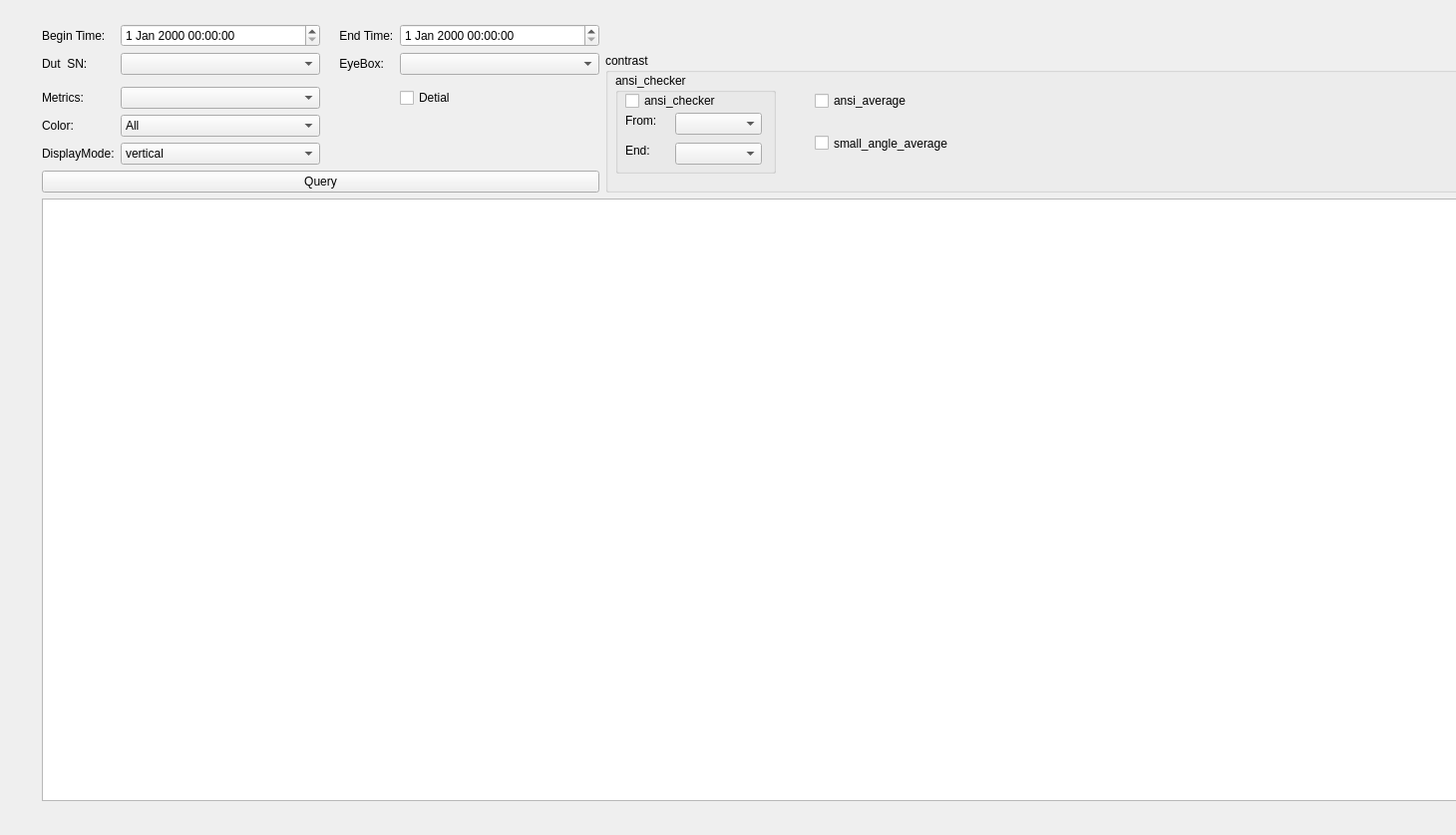
<?xml version="1.0" encoding="UTF-8"?>
<ui version="4.0">
 <class>HistoryDataWidgetClass</class>
 <widget class="QWidget" name="HistoryDataWidgetClass">
  <property name="geometry">
   <rect>
    <x>0</x>
    <y>0</y>
    <width>1460</width>
    <height>837</height>
   </rect>
  </property>
  <property name="windowTitle">
   <string>HistoryDataWidget</string>
  </property>
  <widget class="QWidget" name="layoutWidget">
   <property name="geometry">
    <rect>
     <x>30</x>
     <y>12</y>
     <width>1581</width>
     <height>811</height>
    </rect>
   </property>
   <layout class="QGridLayout" name="gridLayout">
    <property name="leftMargin">
     <number>12</number>
    </property>
    <property name="topMargin">
     <number>12</number>
    </property>
    <property name="rightMargin">
     <number>12</number>
    </property>
    <property name="bottomMargin">
     <number>20</number>
    </property>
    <item row="0" column="1">
     <widget class="QDateTimeEdit" name="dateTimeStart">
      <property name="minimumSize">
       <size>
        <width>200</width>
        <height>0</height>
       </size>
      </property>
      <property name="maximumSize">
       <size>
        <width>16777215</width>
        <height>30</height>
       </size>
      </property>
     </widget>
    </item>
    <item row="7" column="0" colspan="5">
     <widget class="QTableView" name="tableView">
      <attribute name="horizontalHeaderStretchLastSection">
       <bool>false</bool>
      </attribute>
      <attribute name="verticalHeaderStretchLastSection">
       <bool>false</bool>
      </attribute>
     </widget>
    </item>
    <item row="6" column="0" colspan="4">
     <widget class="QPushButton" name="query">
      <property name="text">
       <string>Query</string>
      </property>
     </widget>
    </item>
    <item row="0" column="3">
     <widget class="QDateTimeEdit" name="dateTimeEnd">
      <property name="minimumSize">
       <size>
        <width>200</width>
        <height>0</height>
       </size>
      </property>
      <property name="maximumSize">
       <size>
        <width>16777215</width>
        <height>30</height>
       </size>
      </property>
     </widget>
    </item>
    <item row="4" column="0">
     <widget class="QLabel" name="label_5">
      <property name="maximumSize">
       <size>
        <width>16777215</width>
        <height>30</height>
       </size>
      </property>
      <property name="text">
       <string>Color:</string>
      </property>
     </widget>
    </item>
    <item row="1" column="4" rowspan="6">
     <widget class="QGroupBox" name="groupBox_3">
      <property name="title">
       <string>contrast</string>
      </property>
      <widget class="QCheckBox" name="checkBox_5">
       <property name="geometry">
        <rect>
         <x>210</x>
         <y>40</y>
         <width>141</width>
         <height>16</height>
        </rect>
       </property>
       <property name="text">
        <string>ansi_average</string>
       </property>
      </widget>
      <widget class="QCheckBox" name="checkBox_6">
       <property name="geometry">
        <rect>
         <x>210</x>
         <y>80</y>
         <width>181</width>
         <height>21</height>
        </rect>
       </property>
       <property name="text">
        <string>small_angle_average</string>
       </property>
      </widget>
      <widget class="QGroupBox" name="groupBox_4">
       <property name="geometry">
        <rect>
         <x>10</x>
         <y>20</y>
         <width>161</width>
         <height>101</height>
        </rect>
       </property>
       <property name="title">
        <string>ansi_checker</string>
       </property>
       <widget class="QCheckBox" name="checkBox_4">
        <property name="geometry">
         <rect>
          <x>10</x>
          <y>20</y>
          <width>151</width>
          <height>16</height>
         </rect>
        </property>
        <property name="text">
         <string>ansi_checker</string>
        </property>
       </widget>
       <widget class="QLabel" name="label_6">
        <property name="geometry">
         <rect>
          <x>10</x>
          <y>40</y>
          <width>41</width>
          <height>16</height>
         </rect>
        </property>
        <property name="text">
         <string>From:</string>
        </property>
       </widget>
       <widget class="QComboBox" name="comboBox">
        <property name="geometry">
         <rect>
          <x>60</x>
          <y>40</y>
          <width>87</width>
          <height>22</height>
         </rect>
        </property>
       </widget>
       <widget class="QLabel" name="label_7">
        <property name="geometry">
         <rect>
          <x>10</x>
          <y>70</y>
          <width>51</width>
          <height>16</height>
         </rect>
        </property>
        <property name="text">
         <string>End:</string>
        </property>
       </widget>
       <widget class="QComboBox" name="comboBox_2">
        <property name="geometry">
         <rect>
          <x>60</x>
          <y>70</y>
          <width>87</width>
          <height>22</height>
         </rect>
        </property>
       </widget>
      </widget>
     </widget>
    </item>
    <item row="3" column="1">
     <widget class="QComboBox" name="comboMetrics">
      <property name="maximumSize">
       <size>
        <width>16777215</width>
        <height>30</height>
       </size>
      </property>
     </widget>
    </item>
    <item row="1" column="0">
     <widget class="QLabel" name="label_8">
      <property name="maximumSize">
       <size>
        <width>16777215</width>
        <height>30</height>
       </size>
      </property>
      <property name="text">
       <string>Dut  SN:</string>
      </property>
     </widget>
    </item>
    <item row="1" column="2">
     <widget class="QLabel" name="label_4">
      <property name="maximumSize">
       <size>
        <width>16777215</width>
        <height>30</height>
       </size>
      </property>
      <property name="text">
       <string>    EyeBox:</string>
      </property>
     </widget>
    </item>
    <item row="3" column="0">
     <widget class="QLabel" name="label_9">
      <property name="maximumSize">
       <size>
        <width>16777215</width>
        <height>30</height>
       </size>
      </property>
      <property name="text">
       <string>Metrics:</string>
      </property>
     </widget>
    </item>
    <item row="1" column="1">
     <widget class="QComboBox" name="comboDutSN">
      <property name="maximumSize">
       <size>
        <width>16777215</width>
        <height>30</height>
       </size>
      </property>
      <property name="iconSize">
       <size>
        <width>20</width>
        <height>20</height>
       </size>
      </property>
     </widget>
    </item>
    <item row="1" column="3">
     <widget class="QComboBox" name="comboEyeBox">
      <property name="maximumSize">
       <size>
        <width>16777215</width>
        <height>30</height>
       </size>
      </property>
     </widget>
    </item>
    <item row="4" column="1">
     <widget class="QComboBox" name="comboColor">
      <property name="maximumSize">
       <size>
        <width>16777215</width>
        <height>30</height>
       </size>
      </property>
      <item>
       <property name="text">
        <string>All</string>
       </property>
      </item>
      <item>
       <property name="text">
        <string>r</string>
       </property>
      </item>
      <item>
       <property name="text">
        <string>g</string>
       </property>
      </item>
      <item>
       <property name="text">
        <string>b</string>
       </property>
      </item>
      <item>
       <property name="text">
        <string>w</string>
       </property>
      </item>
     </widget>
    </item>
    <item row="0" column="2">
     <widget class="QLabel" name="label_3">
      <property name="maximumSize">
       <size>
        <width>16777215</width>
        <height>30</height>
       </size>
      </property>
      <property name="text">
       <string>    End Time:</string>
      </property>
     </widget>
    </item>
    <item row="0" column="4">
     <spacer name="horizontalSpacer_2">
      <property name="orientation">
       <enum>Qt::Horizontal</enum>
      </property>
      <property name="sizeHint" stdset="0">
       <size>
        <width>40</width>
        <height>20</height>
       </size>
      </property>
     </spacer>
    </item>
    <item row="0" column="0">
     <widget class="QLabel" name="label_2">
      <property name="maximumSize">
       <size>
        <width>16777215</width>
        <height>30</height>
       </size>
      </property>
      <property name="text">
       <string>Begin Time:</string>
      </property>
     </widget>
    </item>
    <item row="3" column="3">
     <widget class="QCheckBox" name="checkBox_7">
      <property name="maximumSize">
       <size>
        <width>16777215</width>
        <height>30</height>
       </size>
      </property>
      <property name="text">
       <string>Detial</string>
      </property>
     </widget>
    </item>
    <item row="5" column="1">
     <widget class="QComboBox" name="comboDisplay">
      <property name="maximumSize">
       <size>
        <width>16777215</width>
        <height>30</height>
       </size>
      </property>
      <item>
       <property name="text">
        <string>vertical</string>
       </property>
      </item>
      <item>
       <property name="text">
        <string>horizontal</string>
       </property>
      </item>
     </widget>
    </item>
    <item row="5" column="0">
     <widget class="QLabel" name="label_10">
      <property name="maximumSize">
       <size>
        <width>16777215</width>
        <height>30</height>
       </size>
      </property>
      <property name="text">
       <string>DisplayMode:</string>
      </property>
     </widget>
    </item>
   </layout>
  </widget>
 </widget>
 <layoutdefault spacing="6" margin="11"/>
 <resources/>
 <connections/>
</ui>
